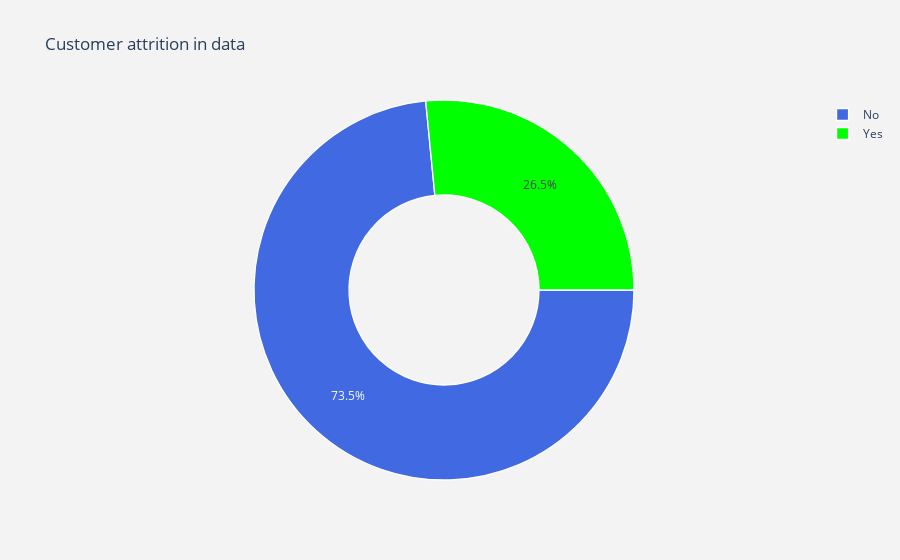

Notebook code for this chart:
### Code cell
#labels
lab = df_qual["Churn"].value_counts().keys().tolist() #; print(lab); print(telcom['Churn'].value_counts())
#values
val = df_qual["Churn"].value_counts().values.tolist()

trace = go.Pie(labels = lab ,
               values = val ,
               marker = dict(colors =  [ 'royalblue' ,'lime'],
                             line = dict(color = "white",
                                         width =  1.3)
                            ),
               rotation = 90,
               hoverinfo = "label+value+text",
               hole = .5
              )
layout = go.Layout(dict(title = "Customer attrition in data",
                        plot_bgcolor  = "rgb(243,243,243)",
                        paper_bgcolor = "rgb(243,243,243)",
                       )
                  )

data = [trace]
fig = go.Figure(data = data,layout = layout)
fig.write_image('./plots folder/churn-nonchurn.png')
py.iplot(fig)

### Figure 1 — Plotly figure (JSON) as saved in the notebook; plotly's stock layout.template omitted (floating-point values rounded to 4 significant figures)
{"data": [{"hole": 0.5, "hoverinfo": "label+value+text", "labels": ["No", "Yes"], "marker": {"colors": ["royalblue", "lime"], "line": {"color": "white", "width": 1.3}}, "rotation": 90, "type": "pie", "values": [5174, 1869]}], "layout": {"paper_bgcolor": "rgb(243,243,243)", "plot_bgcolor": "rgb(243,243,243)", "title": {"text": "Customer attrition in data"}}}
